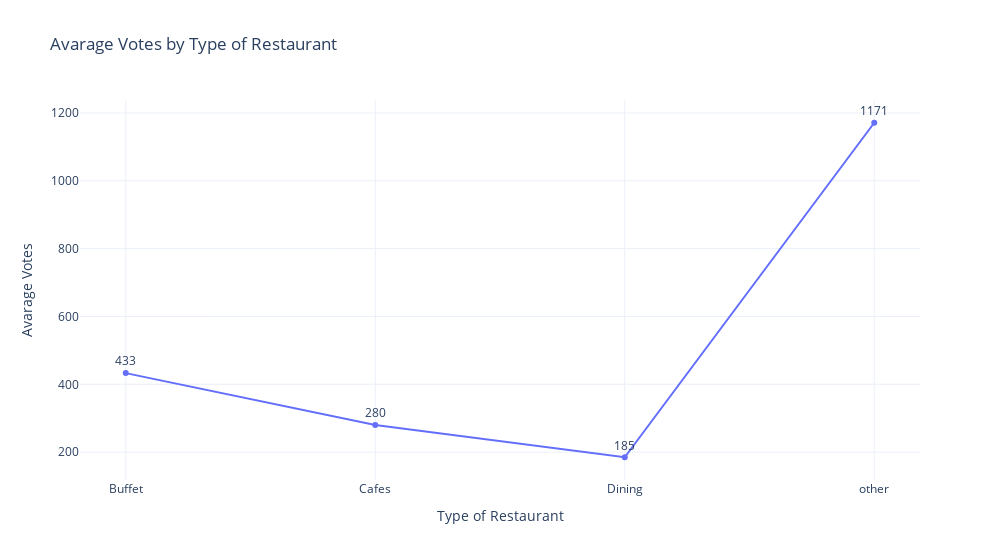

Here is the notebook cell this chart was saved with:
### Code cell
fig = px.line(
    grouped_data,
    x='listed_in(type)',
    y='votes',
    title='Avarage Votes by Type of Restaurant',
    text='votes',
)

fig.update_layout(
    template='plotly_white',
    width=1000,
    xaxis_title='Type of Restaurant',
    yaxis_title='Avarage Votes',
)
fig.update_traces(
    textposition='top center',
)
fig.show()

### Figure 1 — Plotly figure (JSON) as saved in the notebook; plotly's stock layout.template omitted (floating-point values rounded to 4 significant figures)
{"data": [{"hovertemplate": "listed_in(type)=%{x}<br>votes=%{text}<extra></extra>", "legendgroup": "", "line": {"color": "#636efa", "dash": "solid"}, "marker": {"symbol": "circle"}, "mode": "lines+markers+text", "name": "", "orientation": "v", "showlegend": false, "text": [433.0, 280.0, 185.0, 1171.0], "textposition": "top center", "type": "scatter", "x": ["Buffet", "Cafes", "Dining", "other"], "xaxis": "x", "y": [433.0, 280.0, 185.0, 1171.0], "yaxis": "y"}], "layout": {"legend": {"tracegroupgap": 0}, "title": {"text": "Avarage Votes by Type of Restaurant"}, "width": 1000, "xaxis": {"anchor": "y", "domain": [0, 1], "title": {"text": "Type of Restaurant"}}, "yaxis": {"anchor": "x", "domain": [0, 1], "title": {"text": "Avarage Votes"}}}}
